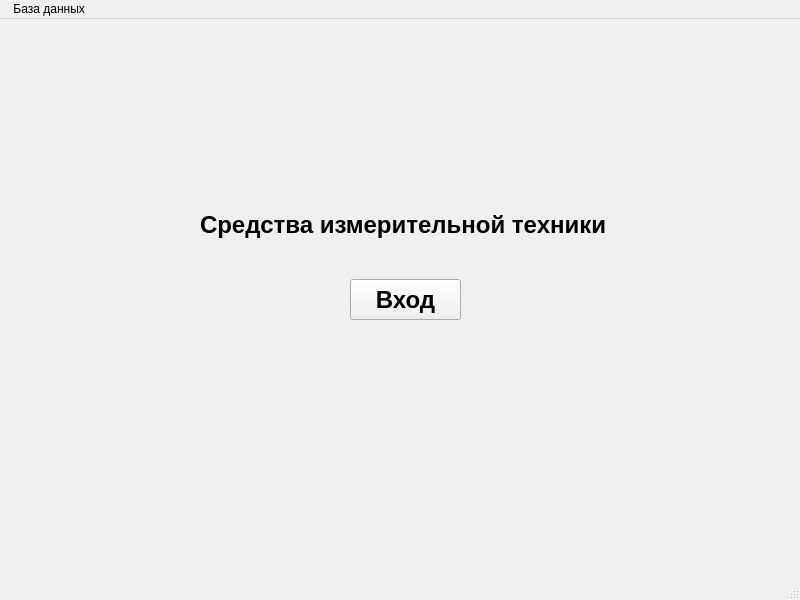
<?xml version="1.0" encoding="UTF-8"?>
<ui version="4.0">
 <class>MainWindow</class>
 <widget class="QMainWindow" name="MainWindow">
  <property name="geometry">
   <rect>
    <x>0</x>
    <y>0</y>
    <width>800</width>
    <height>600</height>
   </rect>
  </property>
  <property name="windowTitle">
   <string>MainWindow</string>
  </property>
  <widget class="QWidget" name="centralwidget">
   <widget class="QPushButton" name="pushButton">
    <property name="geometry">
     <rect>
      <x>350</x>
      <y>260</y>
      <width>111</width>
      <height>41</height>
     </rect>
    </property>
    <property name="font">
     <font>
      <pointsize>18</pointsize>
      <weight>75</weight>
      <bold>true</bold>
     </font>
    </property>
    <property name="text">
     <string>Вход</string>
    </property>
   </widget>
   <widget class="QLabel" name="label">
    <property name="geometry">
     <rect>
      <x>200</x>
      <y>190</y>
      <width>451</width>
      <height>31</height>
     </rect>
    </property>
    <property name="font">
     <font>
      <pointsize>18</pointsize>
      <weight>75</weight>
      <bold>true</bold>
     </font>
    </property>
    <property name="text">
     <string>Средства измерительной техники</string>
    </property>
   </widget>
  </widget>
  <widget class="QMenuBar" name="menubar">
   <property name="geometry">
    <rect>
     <x>0</x>
     <y>0</y>
     <width>800</width>
     <height>20</height>
    </rect>
   </property>
   <widget class="QMenu" name="menu">
    <property name="title">
     <string> База данных</string>
    </property>
    <addaction name="action_2"/>
   </widget>
   <addaction name="menu"/>
  </widget>
  <widget class="QStatusBar" name="statusbar"/>
  <action name="action">
   <property name="text">
    <string>Соеденение с бд</string>
   </property>
  </action>
  <action name="action_2">
   <property name="text">
    <string>войти</string>
   </property>
  </action>
 </widget>
 <resources/>
 <connections/>
</ui>
